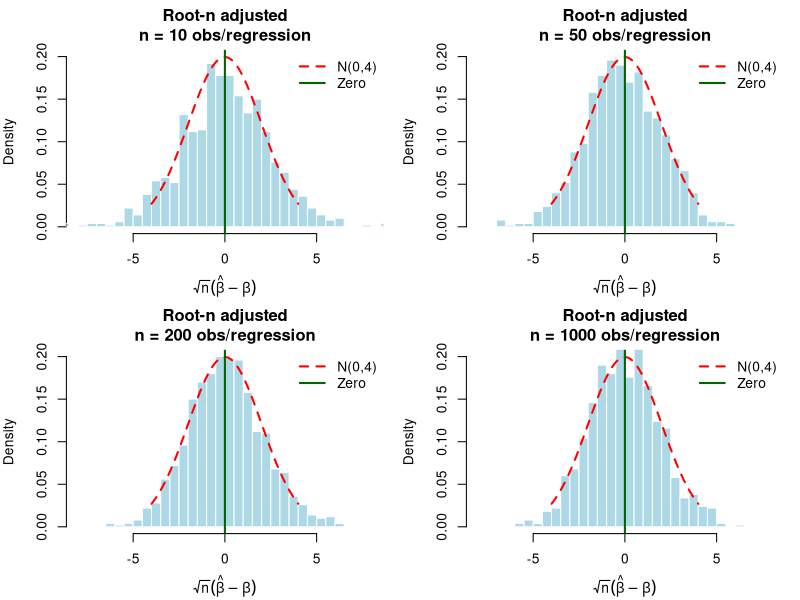

Reproduce this figure in R.
# Monte Carlo OLS - Root-n adjusted
set.seed(123)

# True parameters
true_beta <- 2
n_sim <- 1000  # Number of Monte Carlo simulations
sample_sizes <- c(10, 50, 200, 1000)  # Observations per regression

# Create plot layout
par(mfrow = c(2, 2), mar = c(4, 4, 3, 1))

for (n_obs in sample_sizes) {
  # Store OLS estimates
  beta_hats <- numeric(n_sim)
  
  for (i in 1:n_sim) {
    # Generate data: y = 2*x + error
    x <- rnorm(n_obs)
    #error <- rnorm(n_obs, sd = 2)
    error <- runif(n_obs, -sqrt(12), sqrt(12))  # Uniform with mean 0, variance 4
    y <- true_beta * x + error
    
    # Run OLS regression
    model <- lm(y ~ x )
    beta_hats[i] <- coef(model)["x"]
  }
  
  # PROPER standardization for root-n consistency
  # Finite-sample variance: Var(beta_hat) = σ²/(n * E[x²]) = 4/n_obs
  # Asymptotic variance: V = σ²/E[x²] = 4
  # Root-n scaling: sqrt(n_obs)(beta_hat - beta) ~ N(0, V)
  adjusted_betas <- sqrt(n_obs) * (beta_hats - true_beta) #/ 2
  
  # Plot histogram of adjusted coefficients
  hist(adjusted_betas, breaks = 30, freq = FALSE, 
       main = paste("Root-n adjusted\nn =", n_obs, "obs/regression"),
       xlab = expression(sqrt(n)*(hat(beta) - beta)),
       xlim = c(-8, 8), ylim = c(0, 0.2),
       col = "lightblue", border = "white")
  
  # Add standard normal density curve
  curve(dnorm(x,0,2), from = -4, to = 4, add = TRUE, 
        col = "red", lwd = 2, lty = 2)
  
  # Add vertical line at zero
  abline(v = 0, col = "darkgreen", lwd = 2)
  
  # Add legend
  legend("topright", 
         legend = c("N(0,4)", "Zero"),
         col = c("red", "darkgreen"), lty = c(2, 1), lwd = 2, bty = "n")
}

# Reset plot parameters
par(mfrow = c(1, 1))
